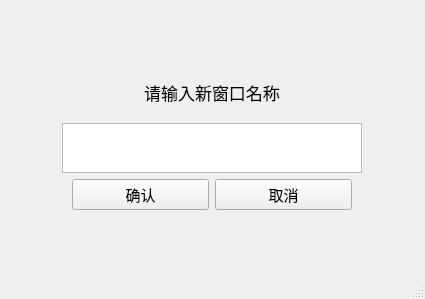
<?xml version="1.0" encoding="UTF-8"?>
<ui version="4.0">
 <class>StringInputDialog</class>
 <widget class="QMainWindow" name="MainWindow">
  <property name="geometry">
   <rect>
    <x>0</x>
    <y>0</y>
    <width>425</width>
    <height>299</height>
   </rect>
  </property>
  <property name="windowTitle">
   <string>修改窗口名称</string>
  </property>
  <widget class="QWidget" name="centralwidget">
   <layout class="QGridLayout" name="gridLayout_2">
    <item row="0" column="0">
     <layout class="QGridLayout" name="gridLayout">
      <property name="sizeConstraint">
       <enum>QLayout::SetMinimumSize</enum>
      </property>
      <property name="leftMargin">
       <number>10</number>
      </property>
      <property name="rightMargin">
       <number>10</number>
      </property>
      <item row="3" column="0">
       <layout class="QHBoxLayout" name="horizontalLayout">
        <property name="sizeConstraint">
         <enum>QLayout::SetMinimumSize</enum>
        </property>
        <property name="leftMargin">
         <number>10</number>
        </property>
        <property name="rightMargin">
         <number>10</number>
        </property>
        <item>
         <widget class="QPushButton" name="OkButton">
          <property name="font">
           <font>
            <family>思源宋体 Medium</family>
            <pointsize>11</pointsize>
           </font>
          </property>
          <property name="text">
           <string>确认</string>
          </property>
         </widget>
        </item>
        <item>
         <widget class="QPushButton" name="CancelButton">
          <property name="font">
           <font>
            <family>思源宋体 Medium</family>
            <pointsize>11</pointsize>
           </font>
          </property>
          <property name="text">
           <string>取消</string>
          </property>
         </widget>
        </item>
       </layout>
      </item>
      <item row="2" column="0">
       <widget class="QTextEdit" name="textEdit">
        <property name="sizePolicy">
         <sizepolicy hsizetype="Minimum" vsizetype="Minimum">
          <horstretch>0</horstretch>
          <verstretch>0</verstretch>
         </sizepolicy>
        </property>
        <property name="maximumSize">
         <size>
          <width>300</width>
          <height>50</height>
         </size>
        </property>
        <property name="font">
         <font>
          <family>思源黑体 CN Bold</family>
          <pointsize>12</pointsize>
          <weight>75</weight>
          <bold>true</bold>
         </font>
        </property>
        <property name="cursor" stdset="0">
         <cursorShape>IBeamCursor</cursorShape>
        </property>
       </widget>
      </item>
      <item row="1" column="0">
       <widget class="QLabel" name="label">
        <property name="sizePolicy">
         <sizepolicy hsizetype="Minimum" vsizetype="Minimum">
          <horstretch>0</horstretch>
          <verstretch>0</verstretch>
         </sizepolicy>
        </property>
        <property name="maximumSize">
         <size>
          <width>400</width>
          <height>50</height>
         </size>
        </property>
        <property name="font">
         <font>
          <family>思源宋体 Medium</family>
          <pointsize>13</pointsize>
         </font>
        </property>
        <property name="text">
         <string>请输入新窗口名称</string>
        </property>
        <property name="alignment">
         <set>Qt::AlignCenter</set>
        </property>
       </widget>
      </item>
     </layout>
    </item>
   </layout>
  </widget>
  <widget class="QMenuBar" name="menubar">
   <property name="geometry">
    <rect>
     <x>0</x>
     <y>0</y>
     <width>425</width>
     <height>26</height>
    </rect>
   </property>
  </widget>
  <widget class="QStatusBar" name="statusbar"/>
 </widget>
 <resources/>
 <connections/>
</ui>
